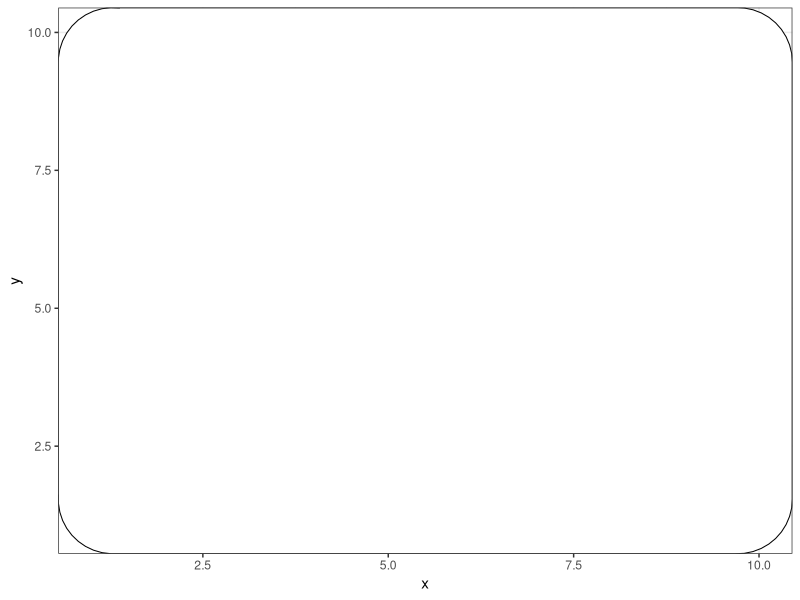
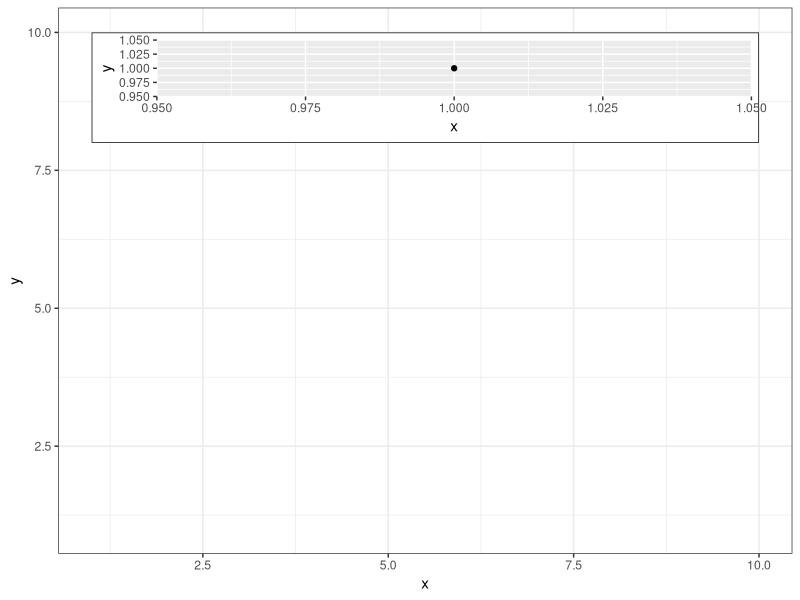

Here is the R script that generated these plots, in order:
library(ggplot2)


### Name: annotation_custom
### Title: Annotation: Custom grob
### Aliases: annotation_custom

### ** Examples

# Dummy plot
df <- data.frame(x = 1:10, y = 1:10)
base <- ggplot(df, aes(x, y)) +
  geom_blank() +
  theme_bw()

# Full panel annotation
base + annotation_custom(
  grob = grid::roundrectGrob(),
  xmin = -Inf, xmax = Inf, ymin = -Inf, ymax = Inf
)

# Inset plot
df2 <- data.frame(x = 1 , y = 1)
g <- ggplotGrob(ggplot(df2, aes(x, y)) +
  geom_point() +
  theme(plot.background = element_rect(colour = "black")))
base +
  annotation_custom(grob = g, xmin = 1, xmax = 10, ymin = 8, ymax = 10)
